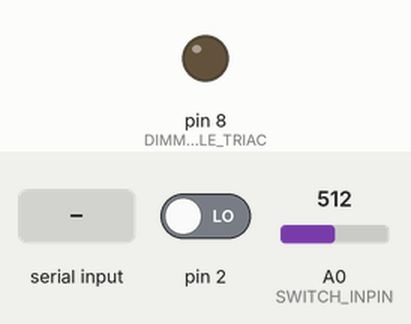
This sketch was run on a simulated Arduino Uno, built with avr-gcc and run on an emulated ATmega328P. Parts: output pins drawn as LEDs (lit = HIGH). The inputs (shaded band) are chosen by the test bench; at power-on: pin 2 LOW, A0 (SWITCH_INPIN) = 512. What the sketch prints to the serial monitor is not drawn.

Above: at 1.2 s.
1.3 s: pin 2 driven HIGH
At 2.5 s:
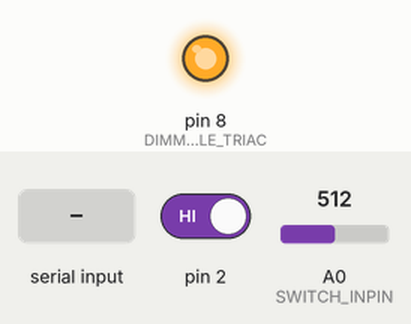
2.8 s: "status:\n" received over Serial
Timing chart, 0 to 5.8 s (numbered marks = the images above; inputs shaded):
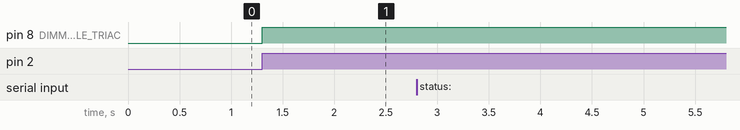

The sketch:

Atmega_Single_dimmerV0_5.ino
```cpp
/*Code for Wifi Single triac 2 amps mini board
The Board has one Triacs and it is dimmable

This code is for Atmega328p
Firmware Version: 0.4
Hardware Version: 0.2

Code Edited By :Goutam
Date: 29/05/2018  //Description  modified the frequency step to 85 and dimming width to 100
Last Edited By:Naren N Nayak
Date: 09/06/2018

*/
#include  <TimerOne.h>
#define version_no "FVer 0.5 ,HVer 0.2"
//Dimmer pin no.
#define DIMMABLE_TRIAC 8 //Gpio 7

//manual switch
#define SWITCH_INPIN A0 //switch / pot input

/* ZCD */

#define ZCD_INT 0  //Arduino GPIO2
#define Dimmer_width 100 //100

int dimming = 100;  //100
int freqStep = 85;//85,82,80 //75*5 as prescalar is 16 for 80MHZ //77 for the led
/*Serial Data variables*/
String serialReceived;
String Dimmer_value_temp;
String Dimmer_value;
String regulator_value_temp;
/*POT Variable */
String regulator_value;

/*ZCD Variables */

volatile int dim_value = 0;
volatile boolean zero_cross = 0;
volatile int int_regulator=0;
volatile int int_regulator_temp;
volatile int i=1;
/*Flags for Dimmer virtual switch concept */
volatile boolean dimmer_value_changed =false;
volatile boolean regulator_value_changed =false;
volatile boolean dimmer_status =false;
volatile boolean mqttconnected =false;
int dimvalue;

void setup() {

  Serial.begin(115200);
  Serial.println("WiFi-Single channel 2A-Dimmer board");
  Serial.println(version_no);
  pinMode(DIMMABLE_TRIAC, OUTPUT); //Dimmer output
  attachInterrupt(ZCD_INT, zero_cross_detect, CHANGE);    // Attach an Interupt to Pin 2 (interupt 0) for Zero Cross Detection
  Timer1.initialize(freqStep);                      // Initialize TimerOne library for the freq we need
  Timer1.attachInterrupt(dim_check, freqStep);

//   while (!mqttconnected)
// {   // is a character available
//    serialReceived = Serial.readStringUntil('\n');
//    if(serialReceived.substring(0, 9) == "CONNECTED")
//    {
//      mqttconnected =true;
//      dimmer_status = true;
//      serialReceived="";
//    }
//
//  }
//dimmer_status = true;
}

/*ZCD Interrupt Function*/
void zero_cross_detect()
{
  zero_cross = true;               // set the boolean to true to tell our dimming function that a zero cross has occured
  dim_value = 0;
  digitalWrite(DIMMABLE_TRIAC, LOW);      // turn off TRIAC (and AC)
}

/*Timer Interrupt Function used to trigger the triac for Dimming*/
void dim_check()
{
  /*For Dimmer */
  if (zero_cross == true)
  {
    if (dim_value >= dimming)
    {
      digitalWrite(DIMMABLE_TRIAC, HIGH); // turn on Triac
      dim_value = 0; // reset time step counter
      zero_cross = false; //reset zero cross detection
    }
    else
    {
      dim_value++; // increment time step counter
    }
  }
}


void loop()
{

/* Multi by 2 so that 2.5V level gets to 5V 10K 10K divider
   Div by 11 so that value doesnt exceed 99 asdimmer range is 0-99
   Div and mul by 10 gives better variation in Pot value */


   int_regulator_temp= ((round(((((analogRead(SWITCH_INPIN))*2))/11)/10))*10);
   int_regulator+=int_regulator_temp;
   i++;

   if(i>=100)
   {
    int_regulator=(round((int_regulator/100)*10)/10);
    regulator_value_temp="Dimmer:"+String((int_regulator));
    i=0;
    //Serial.println("Regulator value to "+regulator_value);
   }

/*############### Flag setting for Dimmable Triac through Pot ###############*/

  if(regulator_value_temp!=regulator_value)
  {
    regulator_value=regulator_value_temp;
    regulator_value_changed =true;
  }
  else
  {
    regulator_value_changed =false;
  }


/*############### Uart Data ###########################*/

  if (Serial.available() > 0)
  {   // is a character available

    serialReceived = Serial.readStringUntil('\n');
//    Serial.println(serialReceived);
     if (serialReceived.substring(0, 7) == "status:")
    {
      dimmer_status = true;
    }
    if (serialReceived.substring(0, 7) == "Dimmer:")
    {
      Dimmer_value_temp = serialReceived;
    }

  }

/*################## Flag setting for Dimmable Triac through uart ##################################*/

  if( Dimmer_value_temp!=Dimmer_value)
  {
    Dimmer_value=Dimmer_value_temp;
    dimmer_value_changed =true;
  }
  else
  {
    dimmer_value_changed =false;
  }


/*####################### Dimmable Triac ##################################*/

  if (Dimmer_value.substring(0, 7) == "Dimmer:" && dimmer_value_changed == true )
  {
   // int sensorValue = map(Dimmer_value.substring(7, 9).toInt(), 0, 99, 0, 128);
   // Serial.println("map value sensor "+String(sensorValue));
//    dimming = Dimmer_width - sensorValue;
    dimming = Dimmer_width - Dimmer_value.substring(7, 9).toInt();
    delay(5);
    Serial.println("Uart value to "+Dimmer_value);
    dimvalue = Dimmer_value.substring(7, 9).toInt();
  }

  if (regulator_value.substring(0, 7) == "Dimmer:" && regulator_value_changed == true )
  {

    dimming = Dimmer_width - regulator_value.substring(7, 9).toInt();
    delay(5);
    Serial.println("Regulator value to "+regulator_value);
    dimvalue = regulator_value.substring(7, 9).toInt();
  }

if(dimmer_status == true)
  {
   dim_status();
   dimmer_status = false;

  }
}

void dim_status()
{
  Serial.println("D:"+String(dimvalue));
}
```

Measured:
- after the input at 1.3 s, pin 8 (DIMMABLE_TRIAC): LOW → HIGH at once
- after the input at 2.8 s, every drawn part: stays the same
